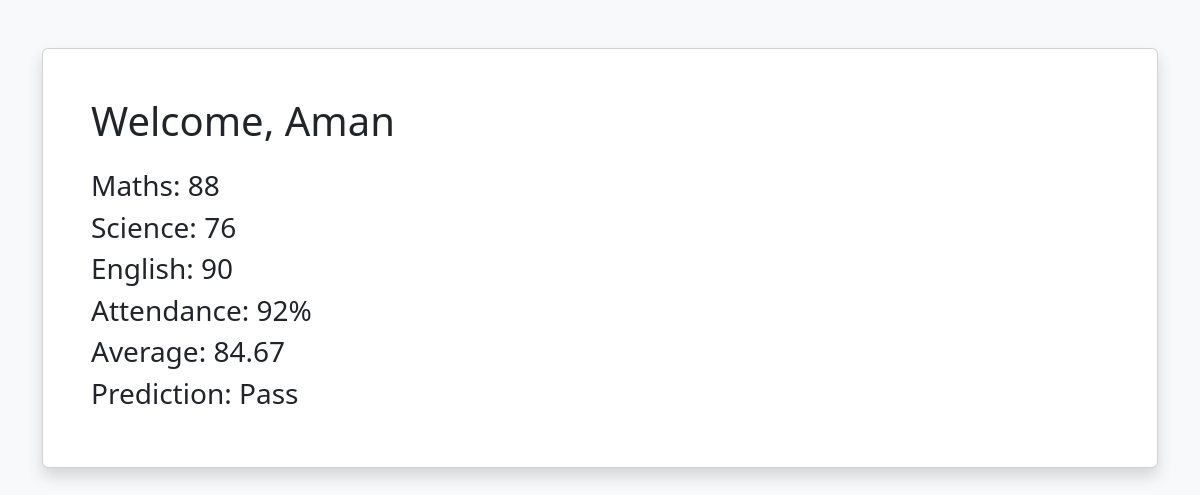
Page /student_dashboard/2 on the committed database.
### app.py (models this page shows)
class Student(db.Model):
    id = db.Column(
        db.Integer,
        primary_key=True
    )
    name = db.Column(
        db.String(100)
    )
    username = db.Column(
        db.String(100),
        unique=True
    )
    password = db.Column(
        db.String(100)
    )
    maths = db.Column(
        db.Integer
    )
    science = db.Column(
        db.Integer
    )
    english = db.Column(
        db.Integer
    )
    attendance = db.Column(
        db.Integer
    )

### app.py (the view)
@app.route('/student_dashboard/<int:id>')
def student_dashboard(id):
    student = Student.query.get(id)
    average = round(
        (
            student.maths +
            student.science +
            student.english
        ) / 3,
        2
    )
    prediction = (
        'Pass'
        if average >= 50
        else 'Fail'
    )
    return render_template(
        'student_dashboard.html',
        student=student,
        average=average,
        prediction=prediction
    )

### templates/student_dashboard.html (shortened to what this page needs)
<!DOCTYPE html>
<html>
<head>
    <link
    href="https://cdn.jsdelivr.net/npm/bootstrap@5.3.0/dist/css/bootstrap.min.css"
    rel="stylesheet">
</head>
<body class="bg-light">
<div class="container mt-5">
    <div class="card p-5 shadow">
        <h1 class="mb-4">
            Welcome,
            {{ student.name }}
        </h1>
        <h3>
            Maths:
            {{ student.maths }}
        </h3>
        <h3>
            Science:
            {{ student.science }}
        </h3>
        <h3>
            English:
            {{ student.english }}
        </h3>
        <h3>
            Attendance:
            {{ student.attendance }}%
        </h3>
        <h3>
            Average:
            {{ average }}
        </h3>
        <h3>
            Prediction:
            {{ prediction }}
        </h3>
    </div>
</div>
</body>
</html>

### rows in the picture
Student: name "Aman", maths "88", science "76", english "90", attendance "92"

### other values in the picture
{{ average }} "84.67"
{{ prediction }} "Pass"
